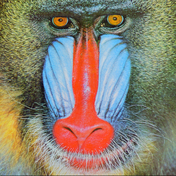
%> input picture excersiecs/EhsanMajidigithub/8/baboon.png, 176 x 176 px, shrunk from 512 x 512 before the run
$ octave 23.m   (GNU Octave 9; MATLAB toolbox functions it lacks are replaced by stand-ins)
%> lines starting %> are read from the running program, lines starting %| are printed output that depends on the picture
### excersiecs/mahdielhami/23/myhist.m
function [] = myhist(a)
subplot(3,1,1);
imshow(a);
title('original image');
[r,c]=size(a);
z=zeros(1,256);
for i=1:r
for j=1:c
b=a(i,j);
z(b+1)=z(b+1)+1;
end
end
N=sum(z);
p=zeros(1,256);
s=zeros(1,256);
c=zeros(1,256);
r=zeros(1,256);
for k=1:256
p(k)=z(k)/N;
if k==1
c(k)=p(k);
s(k)=c(k)*255;
r(k)=floor(s(k));
else
c(k)=c(k-1)+p(k);
s(k)=c(k)*255;
r(k)=floor(s(k));
end
end
subplot(3,1,3)
stem(r,z)
title('histogram')

### excersiecs/mahdielhami/23/23.m
clc;
close all;
clear all;
image = imread("../img/baboon.png");
%> image is the input picture: size 176x176x3 uint8; mean R, G, B 137.5, 128.9, 113.2
imshow(image);
r=image(:,:,1);
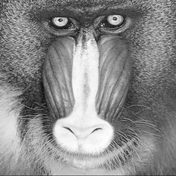
%> r: size 176x176 uint8; min 12, max 254, mean 137.5
g=image(:,:,2);
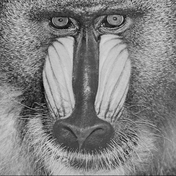
%> g: size 176x176 uint8; min 3, max 214, mean 128.9
b=image(:,:,3);
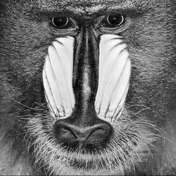
%> b: size 176x176 uint8; min 0, max 255, mean 113.2
myhist(r);
%> after the loop in myhist, `for i=1:r`: z = 256 values, max 267 at index 140, min 0 at index 1, mean 121
%> in myhist, `N=sum(z);`: N = 30976
%> after the loop in myhist, `for k=1:256`: c = 256 values from 0 to 1; p = 256 values, max 0.00862 at index 140, min 0 at index 1, mean 0.00391; r = 256 values from 0 to 254; s = 256 values from 0 to 255
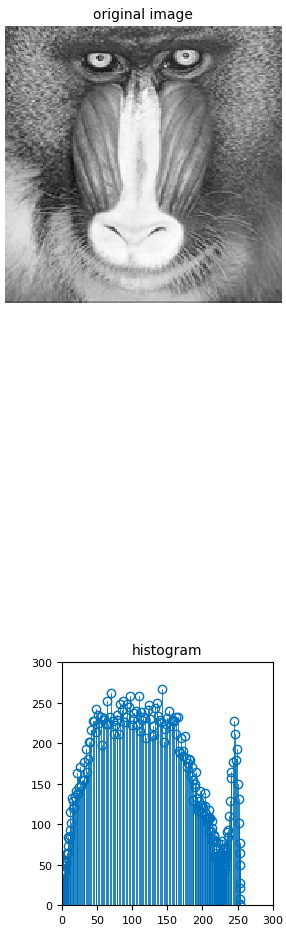
%> figure redrawn from the program's plot data, 2 panels
figure,
myhist(g);
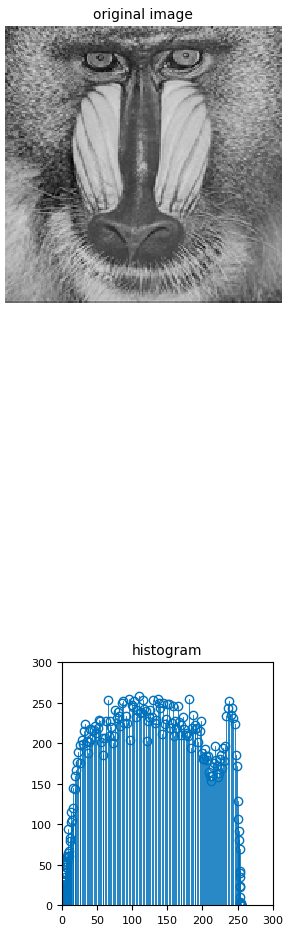
%> figure redrawn from the program's plot data, 2 panels
figure,
myhist(b);
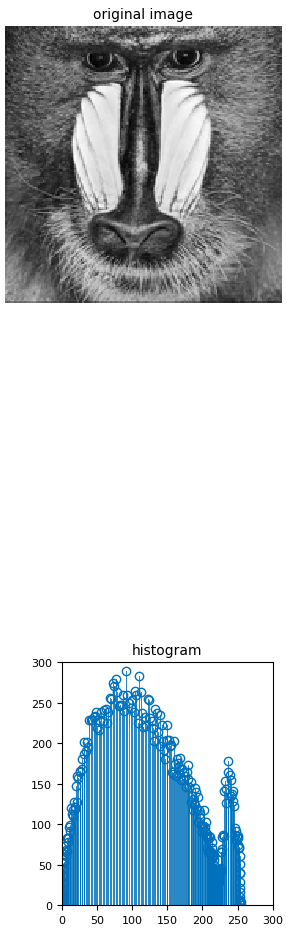
%> figure redrawn from the program's plot data, 2 panels
